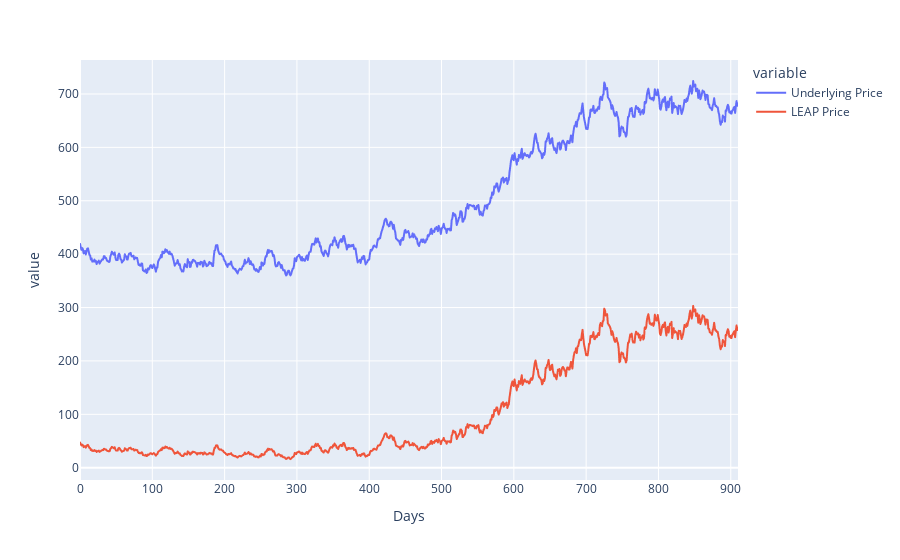

The notebook cell this image was saved under:
### Code cell
import plotly.express as px

fig = px.line(returns,x="Days", y=["Underlying Price","LEAP Price"])
fig.show()

### Figure 1 — Plotly figure (JSON) as saved in the notebook; plotly's stock layout.template omitted (floating-point values rounded to 4 significant figures; data arrays with more than 128 entries replaced by an {"elided": "..."} marker saying what was removed)
{"data": [{"hovertemplate": "variable=Underlying Price<br>Days=%{x}<br>value=%{y}<extra></extra>", "legendgroup": "Underlying Price", "line": {"color": "#636efa", "dash": "solid"}, "mode": "lines", "name": "Underlying Price", "showlegend": true, "type": "scattergl", "x": {"elided": "911 int values"}, "xaxis": "x", "y": {"elided": "911 float values"}, "yaxis": "y"}, {"hovertemplate": "variable=LEAP Price<br>Days=%{x}<br>value=%{y}<extra></extra>", "legendgroup": "LEAP Price", "line": {"color": "#EF553B", "dash": "solid"}, "mode": "lines", "name": "LEAP Price", "showlegend": true, "type": "scattergl", "x": {"elided": "911 int values"}, "xaxis": "x", "y": {"elided": "911 float values"}, "yaxis": "y"}], "layout": {"legend": {"title": {"text": "variable"}, "tracegroupgap": 0}, "margin": {"t": 60}, "xaxis": {"anchor": "y", "domain": [0, 1], "title": {"text": "Days"}}, "yaxis": {"anchor": "x", "domain": [0, 1], "title": {"text": "value"}}}}
